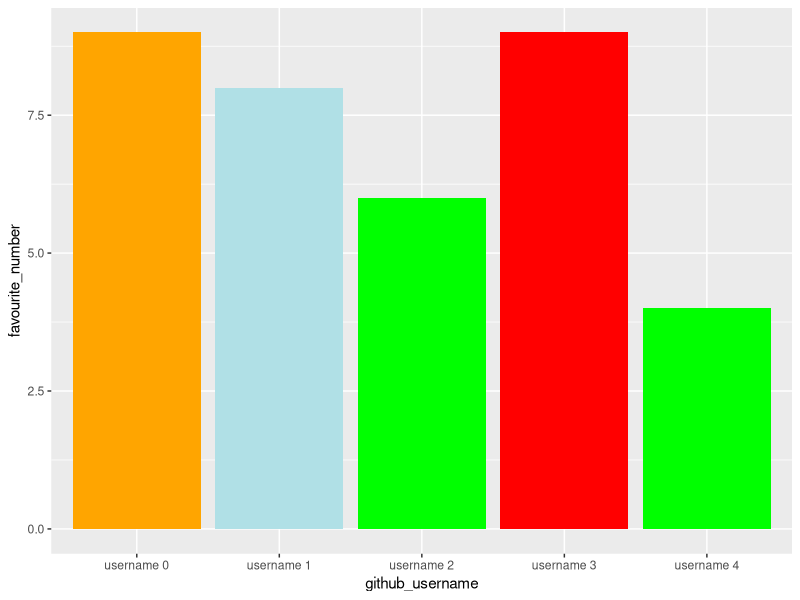
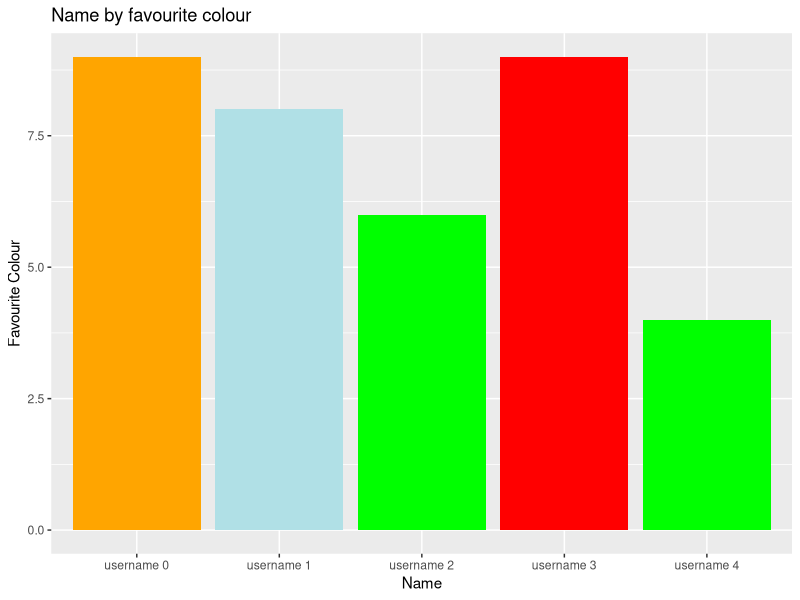
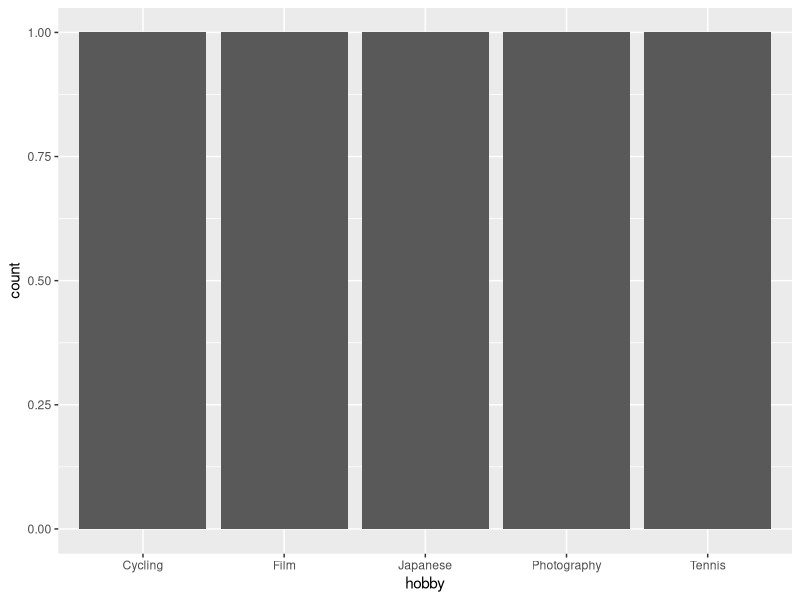

Source code (R) for these figures, in order:
## ---- chunk 1
library(tidyverse) 
## ---- chunk 2
team_data <- tibble(
  name = c("Cameron", "Lily", "Benno", 
           "Ema", "Elliott"),
  github_username = c("username 0", "username 1", "username 2", 
                      "username 3", "username 4"), 
  colour = c("orange", "powderblue", "green", 
             "red", "green"),
  hobby = c("Tennis", "Film", "Photography", 
            "Japanese", "Cycling"),
  favourite_number = c(9, 8, 6, 9, 4)
  )

team_data
## ---- chunk 3
g1 <- ggplot(data = team_data, 
             mapping = aes(x = github_username, 
                           y = favourite_number,
                           fill = colour), 
             ) +
   geom_col() +
   scale_fill_identity()
g1
## ---- chunk 4
g1 + labs(x = "Name", 
          y = "Favourite Colour",
          title = "Name by favourite colour")
## ---- chunk 5
p2 <- ggplot(team_data, aes(x = hobby)) +
  geom_bar()
p2
